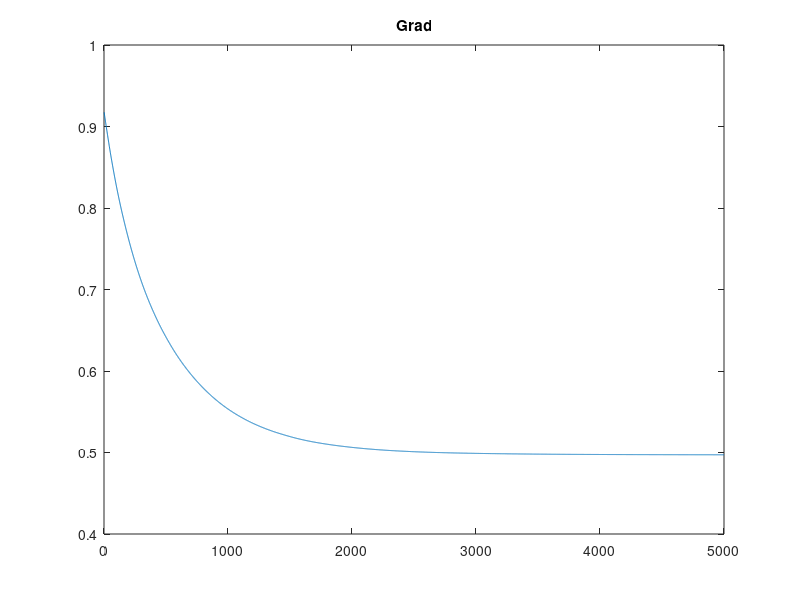
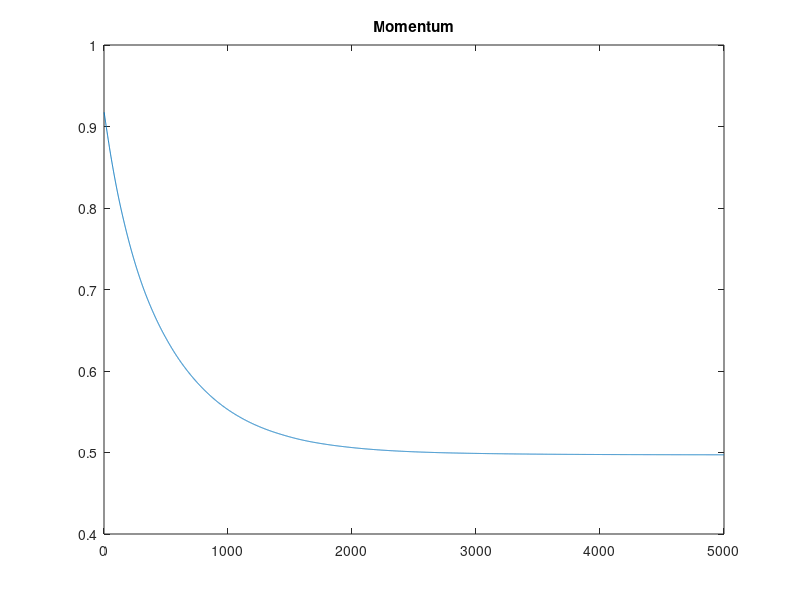
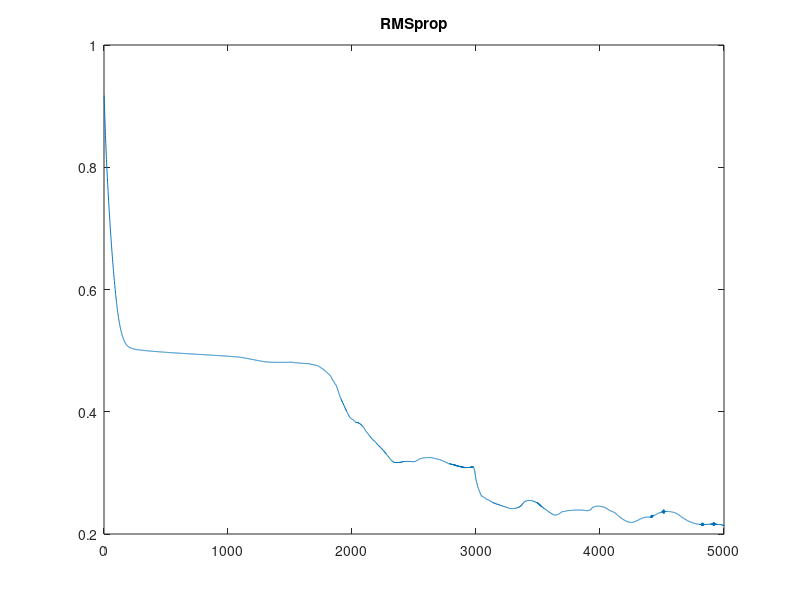
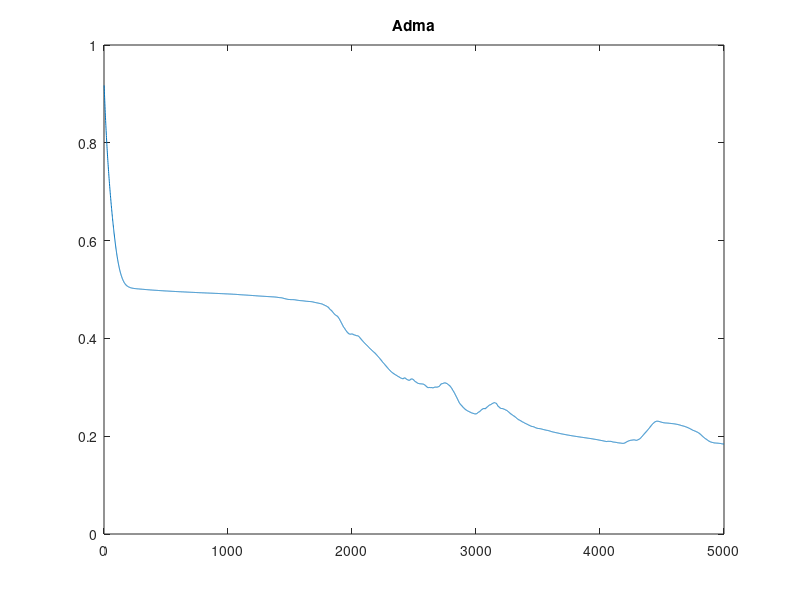

MATLAB code for these plots, in order:
clc ,clear all, close all

M1 = load('cost1.txt') ;
M2 = load('cost2.txt') ;
M3 = load('cost3.txt') ;
M4 = load('cost4.txt') ;

figure;
plot(M1);
title('Grad');
figure;
plot(M2);
title('Momentum');
figure;
plot(M3);
title('RMSprop');
figure;
plot(M4);
title('Adma');